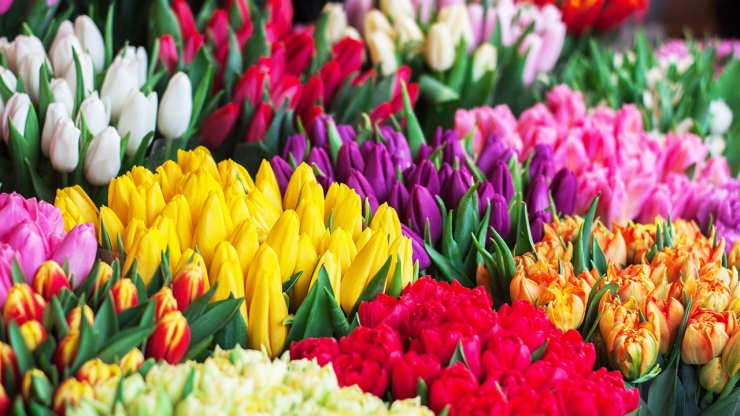
#> input picture 2/Florist_Shop.jpg, 740 x 416 px
$ jupyter execute A710190092_Tugas_Segmentasi_Manipulasi.ipynb   (shell and % lines are left out)
#> lines starting #> are read from the running program, lines starting #| are printed output that depends on the picture; after the words box and inside, x2 and y2 are one past the last pixel; in counts of white or black regions, pixels touching at a corner belong together
# Tugas Computer Vision - Segmentasi dengan Warna dan Manipulasi Dasar Citra

## Pertama-tama, ganti NIM di nama file ini. Klik <font color="red">File -> Save as... </font>

Lalu isi yang di bawah ini. Untuk mengedit cell ini, double-click di sini.
### NAMA: ANDYCA PURWOKO
### NIM: A710190092

#### Lengkapi kode di bawah dan jalankan
#### Kamu perlu memahami apa yang dijelaskan di video yang sudah dibagi:

[cell 1]
from time import ctime
from os import getcwd
import sys
nama = "ANDYCA PURWOKO"
NIM = "A710190092"
kota = "Sampit"
print("NAMA:", nama)
print("NIM :", NIM)
print("Kota:", kota)
print(ctime())
print("")
print(getcwd())
print(sys.executable)
print(sys.version)

##  Import the libraries

[cell 2]
## Silakan import semua library yang diperlukan di cell ini
import cv2
import numpy as np
import matplotlib.pyplot as plt
from IPython.display import Image

## Color segmentation

### Memakai OpenCV, extractlah bunga warna kuning pada file yang sudah disertakan

[cell 3]
## Buka Florist_Shop.jpg
#  Convert ke HSV
#  Tentukan nilai H,S,V untuk warna yang akan diextract.
#  Extract bunga warna kuning. Tampilkan mask-nya, hasil extract, dan gambar asli.
im_bunga = cv2.imread('Florist_Shop.jpg')
#> im_bunga is the input picture: shape (416, 740, 3); mean B, G, R 87.7, 111.9, 162.1
im_bunga.shape
#> Out = (416, 740, 3)

[cell 4]
hsv_bunga = cv2.cvtColor(im_bunga,cv2.COLOR_BGR2HSV)
#> hsv_bunga: shape (416, 740, 3); mean H, S, V 81.9, 151.7, 172.4

[cell 5]
hsv_bunga.shape
#> Out = (416, 740, 3)

[cell 6]
kuning_bawah = np.array([20,0,0])
kuning_atas  = np.array([30,255,255])
mask1= cv2.inRange(hsv_bunga,kuning_bawah,kuning_atas)
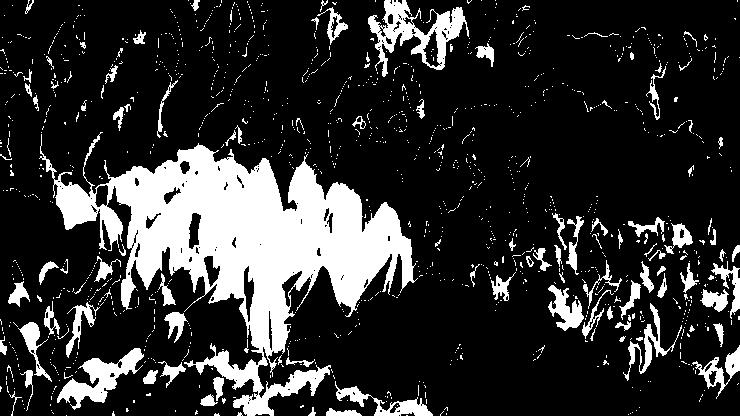
#> mask1: shape (416, 740); 19.1% white; 1273 white regions (1167 under 20 px), largest, box (x1, y1, x2, y2) and area: (39, 132, 418, 416) 36874, (368, 0, 469, 77) 2755, (57, 348, 144, 410) 1910
res =  cv2.bitwise_and(im_bunga,im_bunga,mask=mask1)
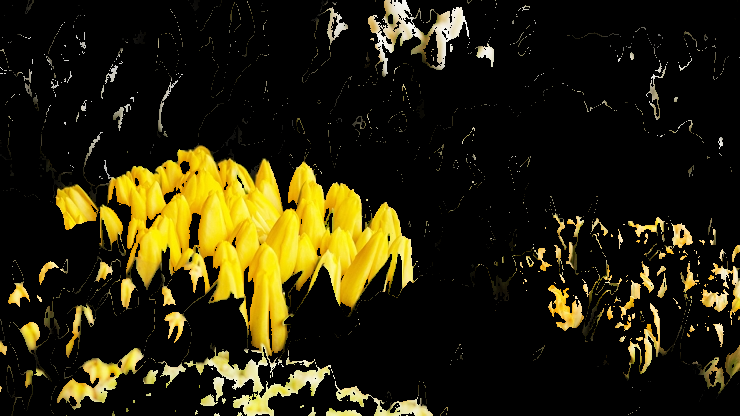
#> res: shape (416, 740, 3); mean B, G, R 11.5, 35.8, 40.8

plt.figure(figsize=[20,5])
#> (this line was passed over: IPython is not available in this run)
plt.subplot(141);plt.imshow(mask1, cmap='gray');plt.title("MASK");
#> (this line was passed over: IPython is not available in this run)
#> (this line was passed over: IPython is not available in this run)
#> (this line was passed over: IPython is not available in this run)
plt.subplot(142);plt.imshow(res);plt.title("EXTRACT");
#> (this line was passed over: IPython is not available in this run)
#> (this line was passed over: IPython is not available in this run)
#> (this line was passed over: IPython is not available in this run)
plt.subplot(143);plt.imshow(im_bunga[:,:,::-1]);plt.title("ORIGINAL");
